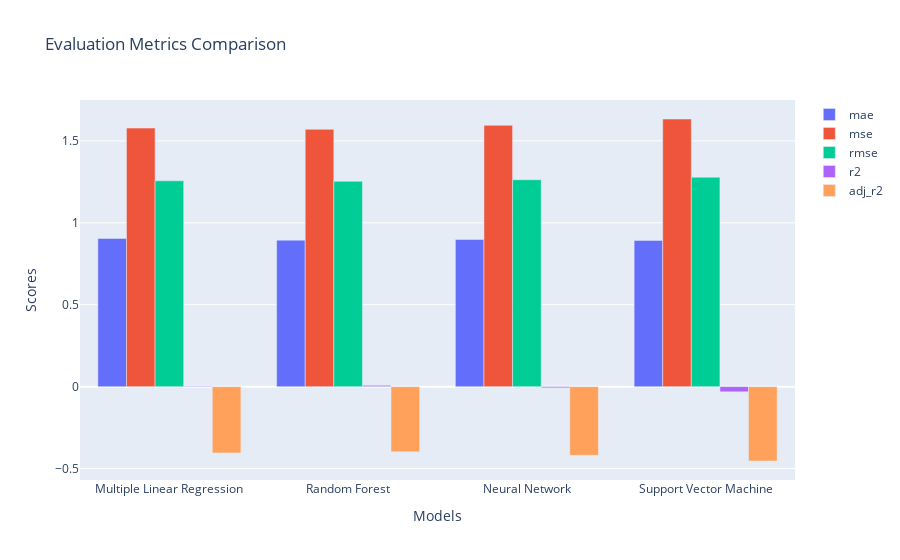

Notebook cell for this chart:
### Code cell
# Extracting model names and metric scores
model_names = [d['model'] for d in regression_stats_test]
metric_labels = list(regression_stats_test[0].keys())[1:]
metric_scores = {metric: [d[metric] for d in regression_stats_test] for metric in metric_labels}

# Plotting the bar chart
fig = go.Figure()

for metric in metric_labels:
    fig.add_trace(go.Bar(
        x=model_names,
        y=metric_scores[metric],
        name=metric
    ))

# Updating the layout
fig.update_layout(
    title='Evaluation Metrics Comparison',
    xaxis_title='Models',
    yaxis_title='Scores',
    barmode='group'
)

# Display the plot
fig.show()

### Figure 1 — Plotly figure (JSON) as saved in the notebook; plotly's stock layout.template omitted (floating-point values rounded to 4 significant figures)
{"data": [{"name": "mae", "type": "bar", "x": ["Multiple Linear Regression", "Random Forest", "Neural Network", "Support Vector Machine"], "y": [0.9045, 0.8942, 0.8978, 0.8924]}, {"name": "mse", "type": "bar", "x": ["Multiple Linear Regression", "Random Forest", "Neural Network", "Support Vector Machine"], "y": [1.578, 1.571, 1.595, 1.633]}, {"name": "rmse", "type": "bar", "x": ["Multiple Linear Regression", "Random Forest", "Neural Network", "Support Vector Machine"], "y": [1.256, 1.253, 1.263, 1.278]}, {"name": "r2", "type": "bar", "x": ["Multiple Linear Regression", "Random Forest", "Neural Network", "Support Vector Machine"], "y": [0.003398, 0.008042, -0.007149, -0.03164]}, {"name": "adj_r2", "type": "bar", "x": ["Multiple Linear Regression", "Random Forest", "Neural Network", "Support Vector Machine"], "y": [-0.4046, -0.398, -0.4194, -0.4539]}], "layout": {"barmode": "group", "title": {"text": "Evaluation Metrics Comparison"}, "xaxis": {"title": {"text": "Models"}}, "yaxis": {"title": {"text": "Scores"}}}}
